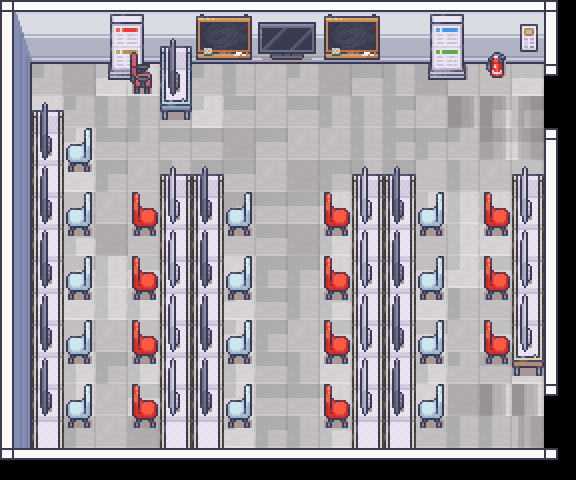

A 2D game scene composited from a Tiled map and its tileset images. What follows is a short description and the map's XML, with every tile layer's data as written:
An orthogonal 18x15 tile map with 32x32 px tiles, 2 tile layers (LAYER1, LAYOUT2), 3 tilesets.

<map version="1.10" tiledversion="1.10.2" orientation="orthogonal" renderorder="right-down" width="18" height="15" tilewidth="32" tileheight="32" infinite="0" nextlayerid="4" nextobjectid="1">
 <tileset firstgid="1" source="../../TSX FILES/PROJECT_NGE_ROOM_LAYER1.tsx" />
 <tileset firstgid="271" source="../../TSX FILES/PROJECT_NGE_ROOM1_LAYER2.tsx" />
 <tileset firstgid="541" source="../../TSX FILES/PROJECT_NGE_ROOM_LAYOUT2.tsx" />
 <layer id="1" name="LAYER1" width="18" height="15">
  <data encoding="csv">
1,2,3,4,5,6,7,8,9,10,11,12,13,14,15,16,17,18,
19,20,21,22,23,24,25,26,27,28,29,30,31,32,33,34,35,36,
37,38,39,40,41,42,43,44,45,46,47,48,49,50,51,52,53,54,
55,56,57,58,59,60,61,62,63,64,65,66,67,68,69,70,71,72,
73,74,75,76,77,78,79,80,81,82,83,84,85,86,87,88,89,90,
91,92,93,94,95,96,97,98,99,100,101,102,103,104,105,106,107,108,
109,110,111,112,113,114,115,116,117,118,119,120,121,122,123,124,125,126,
127,128,129,130,131,132,133,134,135,136,137,138,139,140,141,142,143,144,
145,146,147,148,149,150,151,152,153,154,155,156,157,158,159,160,161,162,
163,164,165,166,167,168,169,170,171,172,173,174,175,176,177,178,179,180,
181,182,183,184,185,186,187,188,189,190,191,192,193,194,195,196,197,198,
199,200,201,202,203,204,205,206,207,208,209,210,211,212,213,214,215,216,
217,218,219,220,221,222,223,224,225,226,227,228,229,230,231,232,233,234,
235,236,237,238,239,240,241,242,243,244,245,246,247,248,249,250,251,252,
253,254,255,256,257,258,259,260,261,262,263,264,265,266,267,268,269,270
</data>
 </layer>
 <layer id="3" name="LAYOUT2" width="18" height="15">
  <data encoding="csv">
541,542,543,544,545,546,547,548,549,550,551,552,553,554,555,556,557,558,
559,560,561,562,563,564,565,566,567,568,569,570,571,572,573,574,575,576,
577,578,579,580,581,582,583,584,585,586,587,588,589,590,591,592,593,594,
595,596,597,598,599,600,601,602,603,604,605,606,607,608,609,610,611,612,
613,614,615,616,617,618,619,620,621,622,623,624,625,626,627,628,629,630,
631,632,633,634,635,636,637,638,639,640,641,642,643,644,645,646,647,648,
649,650,651,652,653,654,655,656,657,658,659,660,661,662,663,664,665,666,
667,668,669,670,671,672,673,674,675,676,677,678,679,680,681,682,683,684,
685,686,687,688,689,690,691,692,693,694,695,696,697,698,699,700,701,702,
703,704,705,706,707,708,709,710,711,712,713,714,715,716,717,718,719,720,
721,722,723,724,725,726,727,728,729,730,731,732,733,734,735,736,737,738,
739,740,741,742,743,744,745,746,747,748,749,750,751,752,753,754,755,756,
757,758,759,760,761,762,763,764,765,766,767,768,769,770,771,772,773,774,
775,776,777,778,779,780,781,782,783,784,785,786,787,788,789,790,791,792,
793,794,795,796,797,798,799,800,801,802,803,804,805,806,807,808,809,810
</data>
 </layer>
</map>
